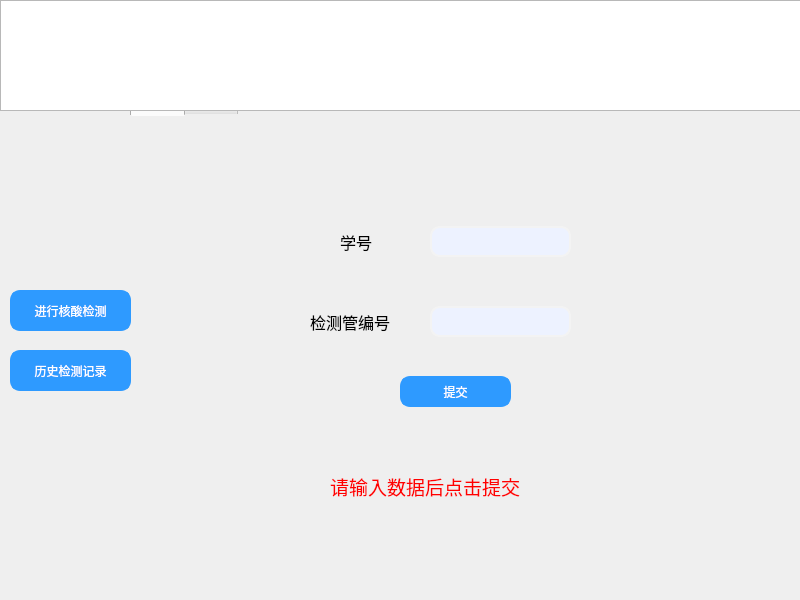
<?xml version="1.0" encoding="UTF-8"?>
<ui version="4.0">
 <class>Manager</class>
 <widget class="QWidget" name="Manager">
  <property name="geometry">
   <rect>
    <x>0</x>
    <y>0</y>
    <width>800</width>
    <height>600</height>
   </rect>
  </property>
  <property name="windowTitle">
   <string>Form</string>
  </property>
  <widget class="QTabWidget" name="tabWidget">
   <property name="geometry">
    <rect>
     <x>130</x>
     <y>90</y>
     <width>671</width>
     <height>511</height>
    </rect>
   </property>
   <property name="styleSheet">
    <string notr="true">QTabWidget::pane{
	border:none;
}</string>
   </property>
   <property name="currentIndex">
    <number>0</number>
   </property>
   <widget class="QWidget" name="tab">
    <attribute name="title">
     <string>Tab 1</string>
    </attribute>
    <widget class="QLineEdit" name="lineEdit">
     <property name="geometry">
      <rect>
       <x>300</x>
       <y>110</y>
       <width>141</width>
       <height>31</height>
      </rect>
     </property>
     <property name="font">
      <font>
       <family>微软雅黑</family>
       <pointsize>12</pointsize>
      </font>
     </property>
     <property name="styleSheet">
      <string notr="true">    border: 2px solid #f3f3f3;/*设置线宽*/
	background-color: rgb(237, 242, 255);/*背景颜色*/
    border-radius: 10px;/*圆角*/
	border-style:solid;/*边框为实线型*/
	border-width:2px;/*边框宽度*/</string>
     </property>
    </widget>
    <widget class="QLineEdit" name="lineEdit_2">
     <property name="geometry">
      <rect>
       <x>300</x>
       <y>190</y>
       <width>141</width>
       <height>31</height>
      </rect>
     </property>
     <property name="font">
      <font>
       <family>微软雅黑</family>
       <pointsize>12</pointsize>
      </font>
     </property>
     <property name="styleSheet">
      <string notr="true">    border: 2px solid #f3f3f3;/*设置线宽*/
	background-color: rgb(237, 242, 255);/*背景颜色*/
    border-radius: 10px;/*圆角*/
	border-style:solid;/*边框为实线型*/
	border-width:2px;/*边框宽度*/</string>
     </property>
    </widget>
    <widget class="QLabel" name="label">
     <property name="geometry">
      <rect>
       <x>210</x>
       <y>110</y>
       <width>61</width>
       <height>31</height>
      </rect>
     </property>
     <property name="font">
      <font>
       <family>微软雅黑</family>
       <pointsize>12</pointsize>
      </font>
     </property>
     <property name="mouseTracking">
      <bool>false</bool>
     </property>
     <property name="tabletTracking">
      <bool>false</bool>
     </property>
     <property name="acceptDrops">
      <bool>false</bool>
     </property>
     <property name="text">
      <string>学号</string>
     </property>
     <property name="scaledContents">
      <bool>false</bool>
     </property>
     <property name="wordWrap">
      <bool>false</bool>
     </property>
     <property name="openExternalLinks">
      <bool>false</bool>
     </property>
    </widget>
    <widget class="QLabel" name="label_2">
     <property name="geometry">
      <rect>
       <x>180</x>
       <y>190</y>
       <width>121</width>
       <height>31</height>
      </rect>
     </property>
     <property name="font">
      <font>
       <family>微软雅黑</family>
       <pointsize>12</pointsize>
      </font>
     </property>
     <property name="text">
      <string>检测管编号</string>
     </property>
    </widget>
    <widget class="QPushButton" name="button3">
     <property name="geometry">
      <rect>
       <x>270</x>
       <y>260</y>
       <width>111</width>
       <height>31</height>
      </rect>
     </property>
     <property name="styleSheet">
      <string notr="true">QPushButton{
	font: 12pt &quot;微软雅黑&quot;;
	
	background-color:rgb(46, 154, 255);
	color: rgb(255, 255, 255);
	border: 3px solid rgb(46, 154, 255);
	border-radius:10px
}
QPushButton:hover{
	
	color:rgb(46, 154, 255);
	background-color: rgb(255, 255, 255);
}
QPushButton:pressed{
	padding-top:5px;
	padding-left:5px
}</string>
     </property>
     <property name="text">
      <string>提交</string>
     </property>
    </widget>
    <widget class="QLabel" name="label_4">
     <property name="geometry">
      <rect>
       <x>200</x>
       <y>330</y>
       <width>271</width>
       <height>81</height>
      </rect>
     </property>
     <property name="font">
      <font>
       <family>微软雅黑</family>
       <pointsize>14</pointsize>
      </font>
     </property>
     <property name="styleSheet">
      <string notr="true">color: rgb(255, 0, 0);</string>
     </property>
     <property name="text">
      <string>请输入数据后点击提交</string>
     </property>
    </widget>
   </widget>
   <widget class="QWidget" name="tab_2">
    <attribute name="title">
     <string>Tab 2</string>
    </attribute>
    <widget class="QTextBrowser" name="textBrowser">
     <property name="geometry">
      <rect>
       <x>0</x>
       <y>30</y>
       <width>671</width>
       <height>471</height>
      </rect>
     </property>
     <property name="font">
      <font>
       <family>微软雅黑</family>
      </font>
     </property>
     <property name="styleSheet">
      <string notr="true">    border: 2px solid #f3f3f3;/*设置线宽*/
	background-color: rgb(237, 242, 255);/*背景颜色*/
    border-radius: 10px;/*圆角*/
	border-style:solid;/*边框为实线型*/
	border-width:2px;/*边框宽度*/</string>
     </property>
    </widget>
    <widget class="QLabel" name="label_3">
     <property name="geometry">
      <rect>
       <x>0</x>
       <y>0</y>
       <width>401</width>
       <height>31</height>
      </rect>
     </property>
     <property name="font">
      <font>
       <family>微软雅黑</family>
       <pointsize>12</pointsize>
      </font>
     </property>
     <property name="text">
      <string>近期核酸检测记录展示（仅展示10条）</string>
     </property>
    </widget>
    <widget class="QPushButton" name="button4">
     <property name="geometry">
      <rect>
       <x>410</x>
       <y>0</y>
       <width>131</width>
       <height>31</height>
      </rect>
     </property>
     <property name="styleSheet">
      <string notr="true">QPushButton{
	font: 12pt &quot;微软雅黑&quot;;
	
	background-color:rgb(46, 154, 255);
	color: rgb(255, 255, 255);
	border: 3px solid rgb(46, 154, 255);
	border-radius:10px
}
QPushButton:hover{
	
	color:rgb(46, 154, 255);
	background-color: rgb(255, 255, 255);
}
QPushButton:pressed{
	padding-top:5px;
	padding-left:5px
}
</string>
     </property>
     <property name="text">
      <string>刷新显示</string>
     </property>
    </widget>
   </widget>
  </widget>
  <widget class="QPushButton" name="button1">
   <property name="geometry">
    <rect>
     <x>10</x>
     <y>290</y>
     <width>121</width>
     <height>41</height>
    </rect>
   </property>
   <property name="styleSheet">
    <string notr="true">QPushButton{
	font: 12pt &quot;微软雅黑&quot;;
	
	background-color:rgb(46, 154, 255);
	color: rgb(255, 255, 255);
	border: 3px solid rgb(46, 154, 255);
	border-radius:10px
}
QPushButton:hover{
	
	color:rgb(46, 154, 255);
	background-color: rgb(255, 255, 255);
}
QPushButton:pressed{
	padding-top:5px;
	padding-left:5px
}</string>
   </property>
   <property name="text">
    <string>进行核酸检测</string>
   </property>
  </widget>
  <widget class="QPushButton" name="button2">
   <property name="geometry">
    <rect>
     <x>10</x>
     <y>350</y>
     <width>121</width>
     <height>41</height>
    </rect>
   </property>
   <property name="styleSheet">
    <string notr="true">QPushButton{
	font: 12pt &quot;微软雅黑&quot;;
	
	background-color:rgb(46, 154, 255);
	color: rgb(255, 255, 255);
	border: 3px solid rgb(46, 154, 255);
	border-radius:10px
}
QPushButton:hover{
	
	color:rgb(46, 154, 255);
	background-color: rgb(255, 255, 255);
}
QPushButton:pressed{
	padding-top:5px;
	padding-left:5px
}</string>
   </property>
   <property name="text">
    <string>历史检测记录</string>
   </property>
  </widget>
  <widget class="QTextBrowser" name="textBrowser_2">
   <property name="geometry">
    <rect>
     <x>0</x>
     <y>0</y>
     <width>811</width>
     <height>111</height>
    </rect>
   </property>
   <property name="font">
    <font>
     <family>微软雅黑</family>
     <pointsize>36</pointsize>
    </font>
   </property>
   <property name="styleSheet">
    <string notr="true">QTabWidget::pane{
	border:none;
}</string>
   </property>
  </widget>
 </widget>
 <resources/>
 <connections/>
</ui>
